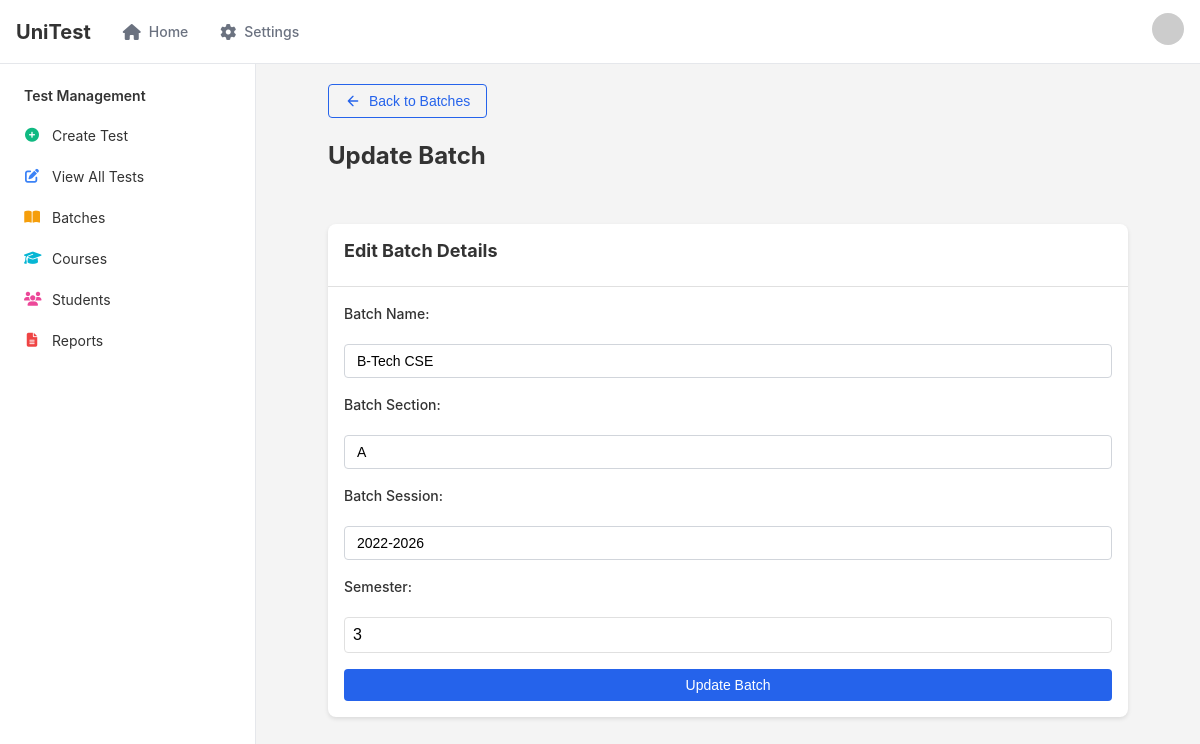
/update-batch/9/, run on an earlier commit of the app's database.
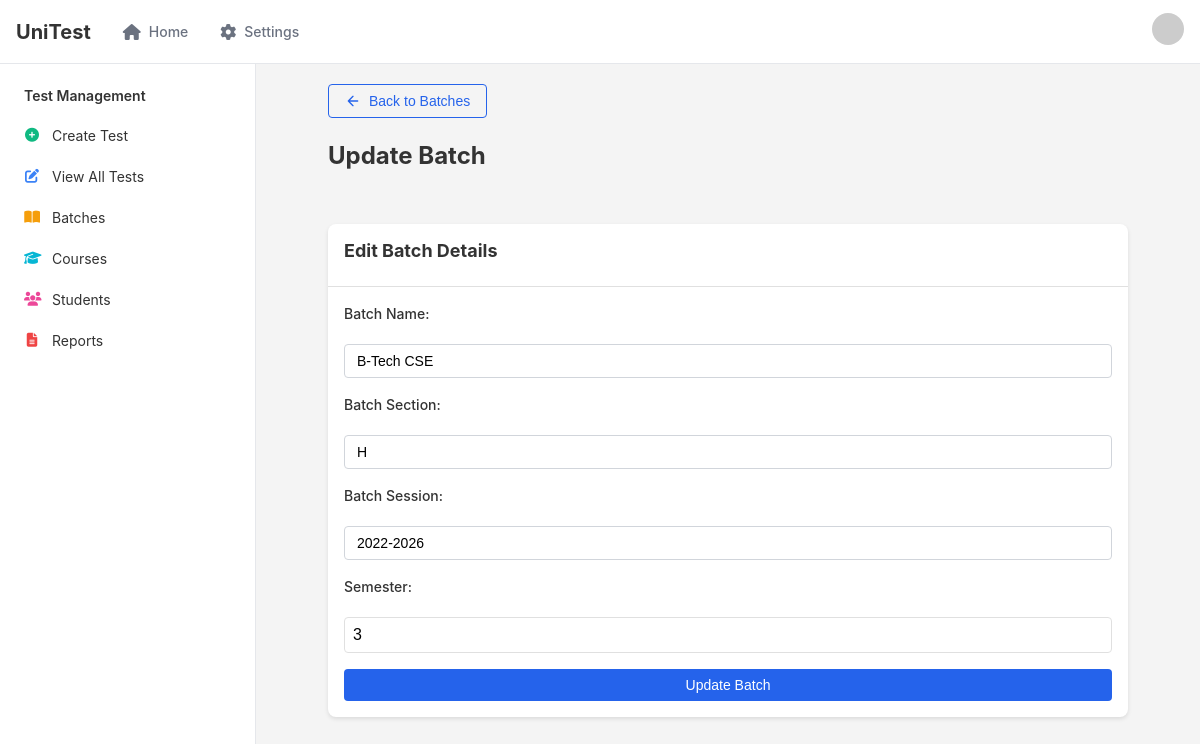
And on a later commit of the database.
### base/models.py (models this page shows, shortened)
class Batch(models.Model):
    batch_name    = models.CharField(max_length=255)
    batch_section = models.CharField(max_length=3)
    batch_session = models.CharField(max_length=20)
    semester      = models.IntegerField()

### base/views.py (the view)
# urls.py: path('update-batch/<int:batch_id>/',   views.update_batch,                  name = 'update_batch'),
def update_batch(request, batch_id):
    batch = Batch.objects.get(id=batch_id)
    if request.method == 'POST':
        form = batchForm(request.POST, instance=batch)
        if form.is_valid():
            form.save()
            return redirect('batches')
    else:
        form = batchForm(instance=batch)
    return render(request, 'update_batch.html', {'batch': batch, 'form': form})

### base/forms.py
class batchForm(forms.ModelForm):
    class Meta:
        model = Batch
        fields = '__all__'

### templates/update_batch.html (shortened to what this page needs)
{% extends 'base.html' %}
{% block content %}
<div class="container">
    <a href = "{% url 'batches'%}">
        <button id="backButton" class="button button-outline mb-5">
            <svg xmlns="http://www.w3.org/2000/svg" width="16" height="16" viewBox="0 0 24 24" fill="none" stroke="currentColor" stroke-width="2" stroke-linecap="round" stroke-linejoin="round" class="mr-2">
                <path d="M19 12H5M12 19l-7-7 7-7"></path>
            </svg>
            Back to Batches
        </button>
    </a>
    <h1>Update Batch</h1>
    <div id="updateBatchCard" class="card">
        <header class="card-header">
            <h2>Edit Batch Details</h2>
        </header>
        <div class="card-content">
            <form id="updateBatchForm" action="" method="POST" class="form">
                <label for="batch_name">Batch Name:</label>
                <input type="text" id="batch_name" name="batch_name" value="{{ form.instance.batch_name }}">
                <label for="batch_section">Batch Section:</label>
                <input type="text" id="batch_section" name="batch_section" value="{{ form.instance.batch_section }}">
                <label for="batch_session">Batch Session:</label>
                <input type="text" id="batch_session" name="batch_session" value="{{ form.instance.batch_session }}">
                <label for="semester">Semester: </label>
                <input type="number" id="semester" name="semester" value="{{ form.instance.semester }}">
                <button type="submit" id="updateButton" class="button">Update Batch</button>
            </form>
        </div>
    </div>
</div>
{% endblock %}

What changed in the data, as far as the page shows it:
changed Batch "B-Tech CSE": batch_section "A" → "H"
